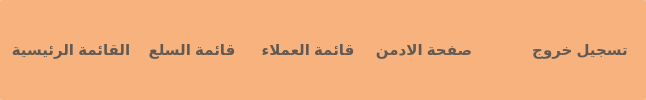
     <widget class="QFrame" name="nav_frame">
      <property name="styleSheet">
       <string notr="true">QPushButton{
border:none;
font-size:15px;
font-weight:bold;
color:rgb(97, 90, 84);
}
QPushButton::hover{
color:black;
border-bottom:1px  solid black;
}
QFrame{
border-radius:3px;
background-color: rgba(248, 170, 112,0.7);
}</string>
      </property>
      <property name="frameShape">
       <enum>QFrame::StyledPanel</enum>
      </property>
      <property name="frameShadow">
       <enum>QFrame::Raised</enum>
      </property>
      <layout class="QHBoxLayout" name="horizontalLayout">
       <item>
        <widget class="QPushButton" name="main_menu">
         <property name="minimumSize">
          <size>
           <width>110</width>
           <height>30</height>
          </size>
         </property>
         <property name="cursor">
          <cursorShape>PointingHandCursor</cursorShape>
         </property>
         <property name="text">
          <string>القائمة الرئيسية</string>
         </property>
        </widget>
       </item>
       <item>
        <widget class="QPushButton" name="product_menu">
         <property name="minimumSize">
          <size>
           <width>110</width>
           <height>30</height>
          </size>
         </property>
         <property name="cursor">
          <cursorShape>PointingHandCursor</cursorShape>
         </property>
         <property name="text">
          <string>قائمة السلع</string>
         </property>
        </widget>
       </item>
       <item>
        <widget class="QPushButton" name="customers_menu">
         <property name="minimumSize">
          <size>
           <width>110</width>
           <height>30</height>
          </size>
         </property>
         <property name="cursor">
          <cursorShape>PointingHandCursor</cursorShape>
         </property>
         <property name="text">
          <string>قائمة العملاء</string>
         </property>
        </widget>
       </item>
       <item>
        <widget class="QPushButton" name="go_to_admin_form">
         <property name="minimumSize">
          <size>
           <width>110</width>
           <height>30</height>
          </size>
         </property>
         <property name="cursor">
          <cursorShape>PointingHandCursor</cursorShape>
         </property>
         <property name="text">
          <string>صفحة الادمن</string>
         </property>
        </widget>
       </item>
       <item>
        <spacer name="horizontalSpacer">
         <property name="orientation">
          <enum>Qt::Horizontal</enum>
         </property>
         <property name="sizeHint" stdset="0">
          <size>
           <width>40</width>
           <height>20</height>
          </size>
         </property>
        </spacer>
       </item>
       <item>
        <widget class="QPushButton" name="logout">
         <property name="minimumSize">
          <size>
           <width>110</width>
           <height>30</height>
          </size>
         </property>
         <property name="cursor">
          <cursorShape>PointingHandCursor</cursorShape>
         </property>
         <property name="text">
          <string>تسجيل خروج</string>
         </property>
        </widget>
       </item>
      </layout>
     </widget>
